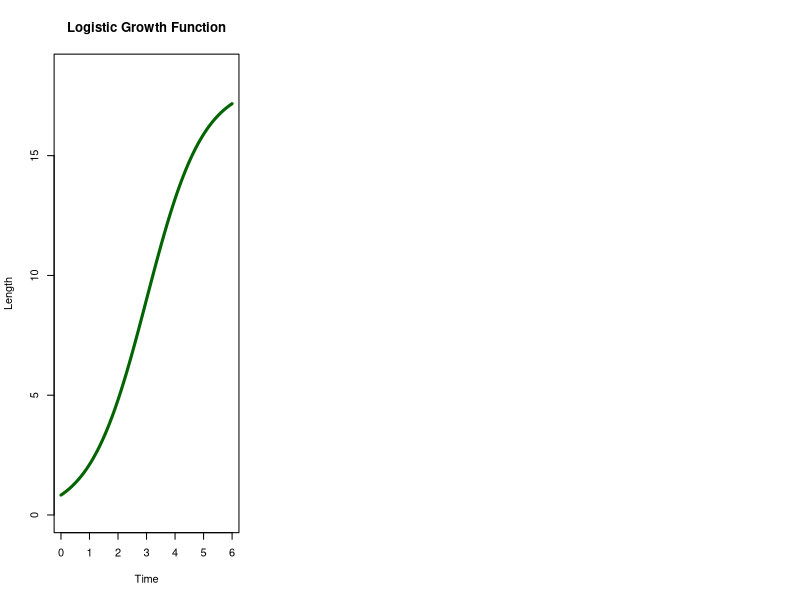

Write R code to recreate this figure.
t <- seq(0, 6, 0.01)
par(mfrow = c(1,3))
# ---------------------------------------------------------------------------------------------
f_logistic <- function(t, pars = list(linf, k, ti)) {
  linf  <- pars$linf
  k     <- pars$k
  ti    <- pars$ti
  lt    <- linf / (1 + exp((ti-t) / k))

  return(lt)
}

lt2 <- f_logistic(t = t , pars = list(linf = 18, k =  0.99, ti = 3))
plot(t, lt2, type = "l", xlab = "Time", ylab = "Length", lwd = 3,
     col = "darkgreen", main = "Logistic Growth Function",
     ylim = c(0, 18.5))
